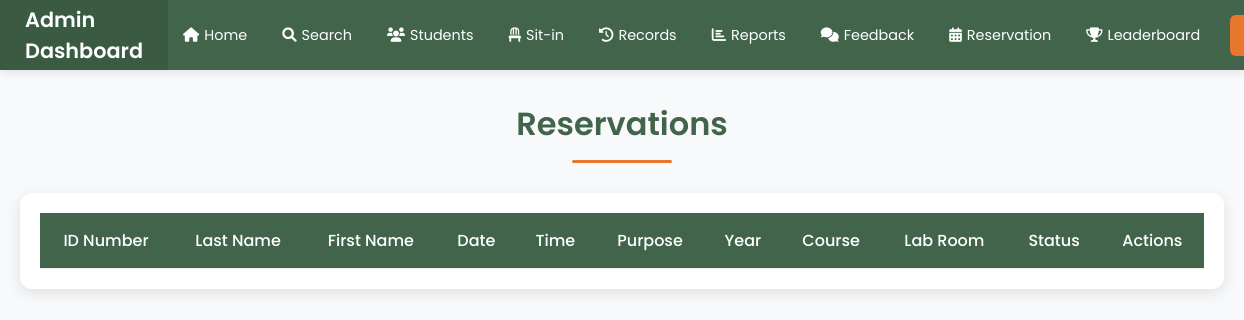
/reservation, run on an earlier commit of the app's database.
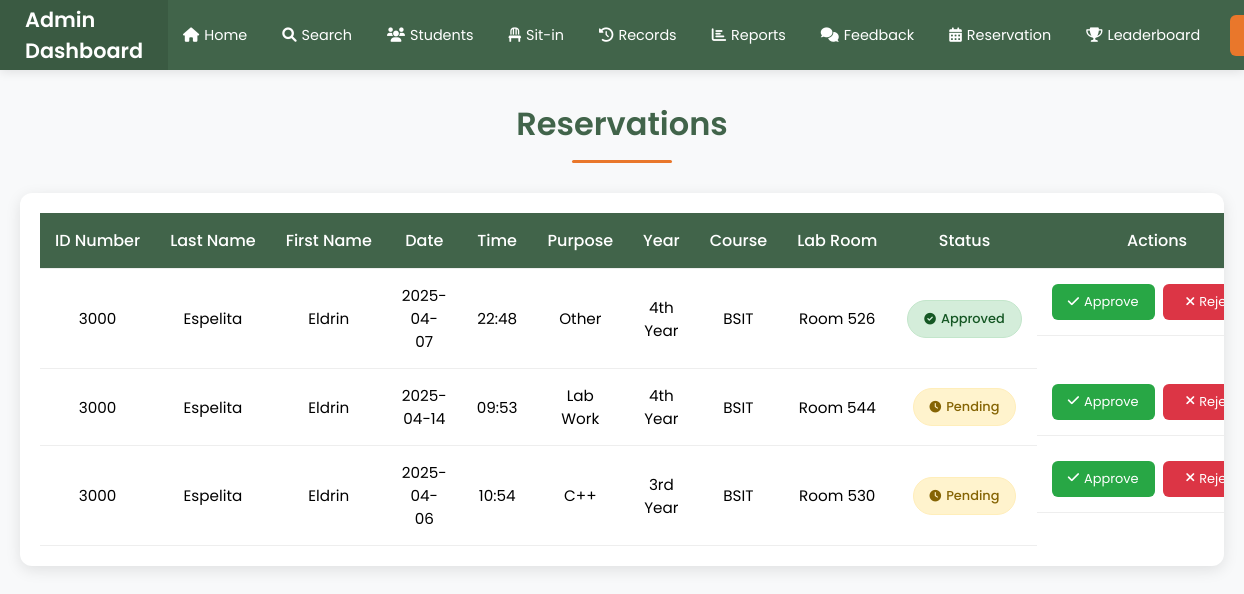
And on a later commit of the database.
### tables this page shows
CREATE TABLE reservation (
            id INTEGER PRIMARY KEY AUTOINCREMENT,
            user_id INTEGER NOT NULL,
            date TEXT NOT NULL,
            time TEXT NOT NULL,
            purpose TEXT NOT NULL,
            year TEXT NOT NULL,
            course TEXT NOT NULL,
            lab TEXT NOT NULL,
            name TEXT NOT NULL,
            id_number TEXT NOT NULL,
            status TEXT DEFAULT 'pending',
            FOREIGN KEY (user_id) REFERENCES users(id)
        );

### app.py (the view)
@app.route('/reservation')
def reservation():
    with sqlite3.connect('users.db') as conn:
        cursor = conn.cursor()
        cursor.execute("""
            SELECT r.id_number,
                   u.lastname || ' ' || u.firstname as full_name,
                   r.date, r.time, r.purpose, r.year, r.course, r.lab, r.status
            FROM reservation r
            JOIN users u ON r.id_number = u.idno
        """)
        reservations = cursor.fetchall()
    return render_template('adminreserve.html', reservations=reservations)

### templates/adminreserve.html (shortened to what the changed rows need)
<!DOCTYPE html>
<html lang="en">
<head>
    <link rel="stylesheet" href="https://cdnjs.cloudflare.com/ajax/libs/font-awesome/6.0.0/css/all.min.css">
</head>
<body>
    <div class="container">
        <h1 class="page-title">Reservations</h1>
        <div class="table-container">
            <table>
                <thead>
                    <tr>
                        <th>ID Number</th>
                        <th>Last Name</th>
                        <th>First Name</th>
                        <th>Date</th>
                        <th>Time</th>
                        <th>Purpose</th>
                        <th>Year</th>
                        <th>Course</th>
                        <th>Lab Room</th>
                        <th>Status</th>
                        <th>Actions</th>
                    </tr>
                </thead>
                <tbody>
                    {% for reservation in reservations %}
                    <tr>
                        <td>{{ reservation[0] }}</td>
                        <td>{{ reservation[1].split()[0] }}</td>
                        <td>{{ ' '.join(reservation[1].split()[1:]) }}</td>
                        <td>{{ reservation[2] }}</td>
                        <td>{{ reservation[3] }}</td>
                        <td>{{ reservation[4] }}</td>
                        <td>{{ reservation[5] }}</td>
                        <td>{{ reservation[6] }}</td>
                        <td>{{ reservation[7] }}</td>
                        <td>
                            <span class="badge {{ reservation[8] }}">
                                {% if reservation[8] == 'approved' %}
                                    <i class="fas fa-check-circle"></i>
                                {% elif reservation[8] == 'pending' %}
                                    <i class="fas fa-clock"></i>
                                {% else %}
                                    <i class="fas fa-times-circle"></i>
                                {% endif %}
                                {{ reservation[8] }}
                            </span>
                        </td>
                        <td class="actions">
                            <form action="{{ url_for('update_reservation', res_id=reservation[0], action='approve') }}" method="post" style="margin: 0;">
                                <button type="submit" class="approve-btn">
                                    <i class="fas fa-check"></i>
                                    Approve
                                </button>
                            </form>
                            <form action="{{ url_for('update_reservation', res_id=reservation[0], action='reject') }}" method="post" style="margin: 0;">
                                <button type="submit" class="reject-btn">
                                    <i class="fas fa-times"></i>
                                    Reject
                                </button>
                            </form>
                        </td>
                    </tr>
                    {% endfor %}
                </tbody>
            </table>
        </div>
    </div>
</body>
</html>

What changed in the data, as far as the page shows it:
added reservation: id_number "3000", reservation "Espelita", value "Eldrin", date "2025-04-07", time "22:48", purpose "Other", year "4th Year", course "BSIT", lab "Room 526", status "Approved"
added reservation: id_number "3000", reservation "Espelita", value "Eldrin", date "2025-04-14", time "09:53", purpose "Lab Work", year "4th Year", course "BSIT", lab "Room 544", status "Pending"
added reservation: id_number "3000", reservation "Espelita", value "Eldrin", date "2025-04-06", time "10:54", purpose "C++", year "3rd Year", course "BSIT", lab "Room 530", status "Pending"
